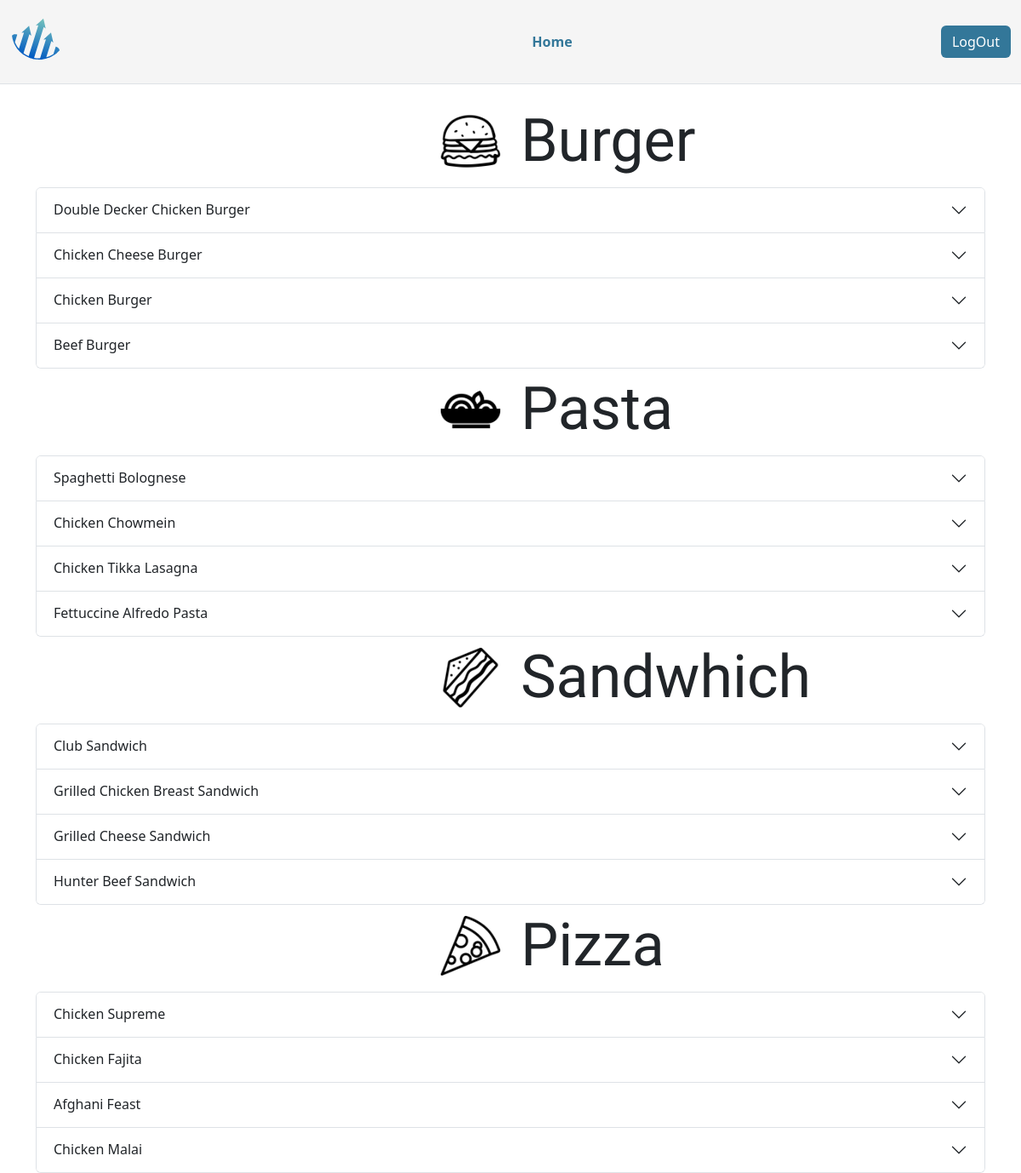
The page /menuview/ on the database its author committed.
### inventory/models.py (models this page shows, shortened)
class Category(models.Model):
    category_id = models.AutoField(primary_key=True)
    category_name = models.CharField(max_length=100)
    category_image = models.ImageField(upload_to='category_images/', null=True, blank=True)
    class Meta:
       app_label = 'inventory'  # Replace 'your_app_name' with the actual name of your app

class Product(models.Model):
    product_id = models.AutoField(primary_key=True)
    category = models.ForeignKey(Category, on_delete=models.CASCADE)
    product_name = models.CharField(max_length=100)
    price = models.DecimalField(max_digits=12, decimal_places=2)
    product_image = models.ImageField(upload_to='product_images/', null=True, blank=True)

### inventory/views.py (the view)
# urls.py: path('menuview/', menu_view, name='menu_view'),
def menu_view(request):
    categories = Category.objects.all()  # Get all categories
    products_by_category = {}  # Dictionary to store products by category
    for category in categories:
        products = Product.objects.filter(category=category)
        products_by_category[category] = products
    context = {'categories': categories, 'products_by_category': products_by_category}
    return render(request, 'menu2.html', context)

### inventory/templatetags/custom_tags.py (called while the page is built)
@register.filter(name='has_group')
def has_group(user, group_name):
    try:
        group = Group.objects.get(name=group_name)
    except Group.DoesNotExist:
        return False
    return group in user.groups.all()

### inventory/templates/menu2.html (shortened to what this page needs)
{% load static %}
{% load custom_tags %}
<!DOCTYPE html>
<html lang="en">
  <head>
    <link
      href="https://cdn.jsdelivr.net/npm/bootstrap@5.3.0-alpha2/dist/css/bootstrap.min.css"
      rel="stylesheet"
    />
    <link
      rel="stylesheet"
      href="https://cdn.jsdelivr.net/npm/bootstrap-icons@1.11.1/font/bootstrap-icons.css"
    />
    <link rel="stylesheet" href="{% static 'style.css' %}" />
    <link rel="stylesheet" href="{% static 'menu.css' %}" />
  </head>
  <body>
    <header
      class="container-fluid navbarm d-flex flex-wrap align-items-center justify-content-center justify-content-md-between py-3 mb-4 border-bottom"
    >
      <div class="col-md-3 mb-2 mb-md-0">
        <a
          href="/"
          class="d-inline-flex link-body-emphasis justify-content-center text-decoration-none"
        >
          <img
            src="{% static 'resto logo wo name.svg' %}"
            alt="icon"
            height="60px"
          />
        </a>
      </div>
      <ul class="col-7 col-md-auto mb-2 justify-content-center mb-md-0 listb">
        <li>
          <a href="{% url 'home_view'%}" class="nav-link px-3 py-3 rounded-5"
            ><strong>Home</strong></a
          >
        </li>
      </ul>
      <div class="col-md-2 text-end logoutbtn">
        <button type="button" class="btn btn" id="logoutButton">LogOut</button>
      </div>
    </header>
    <div class="container rounded-3">
      {% for category, products in products_by_category.items %}
      <div class="row menu-category">
        <div class="col-lg-6 py-2 text-end">
          <img
            class="menu-category-logo"
            src="{{ category.category_image.url }}"
            alt="category icon"
          />
        </div>
        <div class="col-lg-6 text-start">
          <h1 class="display1">{{ category.category_name }}</h1>
        </div>
      </div>
      <div class="accordion" id="accordion{{ category.category_id }}">
        {% for product in products %}
        <div class="accordion-item">
          <h2 class="accordion-header" id="heading{{ product.product_id }}">
            <button
              class="accordion-button collapsed"
              type="button"
              data-bs-toggle="collapse"
              data-bs-target="#collapse{{ product.product_id }}"
              aria-expanded="false"
              aria-controls="collapse{{ product.product_id }}"
            >
              {{ product.product_name }}
            </button>
          </h2>
        </div>
        {% endfor %}
      </div>
      {% endfor %}
    </div>
  </body>
</html>

### inventory/static/style.css (style rules this page uses)
.navbarm { background-color: whitesmoke; color: #379; }
.navbarm ul { padding: 0px; margin: 0px; }
.navbarm li a { color: #379; }
.navbarm li { display: inline-block; }
.logoutbtn button { color: white; background-color: #379; outline-color: #379; }

### inventory/static/menu.css (style rules this page uses)
.display1 { font-family: agbalumo; font-size: 70px; }
.menu-category-logo { height: 70px; width: 70px; }
.menu-category { margin: 5px 5px; }

### rows shown on the page
Category: category_image (picture), category_name "Burger"
Product: product_name "Double Decker Chicken Burger"
Product: product_name "Chicken Cheese Burger"
Product: product_name "Chicken Burger"
Product: product_name "Beef Burger"
Category: category_image (picture), category_name "Pasta"
Product: product_name "Spaghetti Bolognese"
Product: product_name "Chicken Chowmein"
Product: product_name "Chicken Tikka Lasagna"
Product: product_name "Fettuccine Alfredo Pasta"
Category: category_image (picture), category_name "Sandwhich"
Product: product_name "Club Sandwich"
Product: product_name "Grilled Chicken Breast Sandwich"
Product: product_name "Grilled Cheese Sandwich"
Product: product_name "Hunter Beef Sandwich"
Category: category_image (picture), category_name "Pizza"
Product: product_name "Chicken Supreme"
Product: product_name "Chicken Fajita"
Product: product_name "Afghani Feast"
Product: product_name "Chicken Malai"
